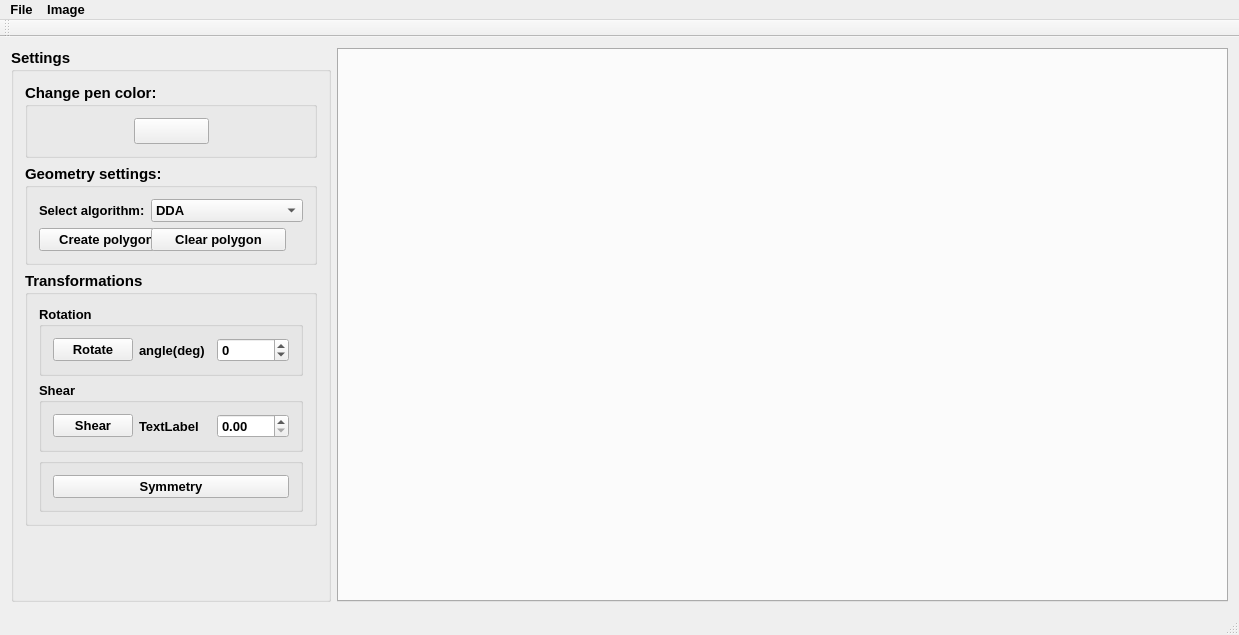
<?xml version="1.0" encoding="UTF-8"?>
<ui version="4.0">
 <class>ImageViewerClass</class>
 <widget class="QMainWindow" name="ImageViewerClass">
  <property name="geometry">
   <rect>
    <x>0</x>
    <y>0</y>
    <width>1239</width>
    <height>635</height>
   </rect>
  </property>
  <property name="font">
   <font>
    <family>Leelawadee UI</family>
    <pointsize>10</pointsize>
    <weight>75</weight>
    <bold>true</bold>
   </font>
  </property>
  <property name="windowTitle">
   <string>ImageViewer</string>
  </property>
  <widget class="QWidget" name="centralWidget">
   <layout class="QHBoxLayout" name="horizontalLayout">
    <item>
     <widget class="QGroupBox" name="groupBox_Setting">
      <property name="minimumSize">
       <size>
        <width>320</width>
        <height>0</height>
       </size>
      </property>
      <property name="maximumSize">
       <size>
        <width>320</width>
        <height>16777215</height>
       </size>
      </property>
      <property name="font">
       <font>
        <family>Leelawadee UI</family>
        <pointsize>11</pointsize>
        <weight>75</weight>
        <bold>true</bold>
       </font>
      </property>
      <property name="title">
       <string>Settings</string>
      </property>
      <layout class="QVBoxLayout" name="verticalLayout">
       <item>
        <widget class="QGroupBox" name="groupBox_ChangePenColor">
         <property name="title">
          <string>Change pen color:</string>
         </property>
         <property name="flat">
          <bool>false</bool>
         </property>
         <layout class="QHBoxLayout" name="horizontalLayout_2">
          <item>
           <spacer name="horizontalSpacer_2">
            <property name="orientation">
             <enum>Qt::Horizontal</enum>
            </property>
            <property name="sizeHint" stdset="0">
             <size>
              <width>40</width>
              <height>20</height>
             </size>
            </property>
           </spacer>
          </item>
          <item>
           <widget class="QPushButton" name="pushButton_ColorDialog">
            <property name="minimumSize">
             <size>
              <width>75</width>
              <height>0</height>
             </size>
            </property>
            <property name="maximumSize">
             <size>
              <width>75</width>
              <height>16777215</height>
             </size>
            </property>
            <property name="text">
             <string/>
            </property>
            <property name="checkable">
             <bool>false</bool>
            </property>
            <property name="checked">
             <bool>false</bool>
            </property>
            <property name="autoDefault">
             <bool>false</bool>
            </property>
            <property name="default">
             <bool>false</bool>
            </property>
            <property name="flat">
             <bool>false</bool>
            </property>
           </widget>
          </item>
          <item>
           <spacer name="horizontalSpacer">
            <property name="orientation">
             <enum>Qt::Horizontal</enum>
            </property>
            <property name="sizeHint" stdset="0">
             <size>
              <width>40</width>
              <height>20</height>
             </size>
            </property>
           </spacer>
          </item>
         </layout>
        </widget>
       </item>
       <item>
        <widget class="QGroupBox" name="groupBox_GeometrySettings">
         <property name="title">
          <string>Geometry settings:</string>
         </property>
         <layout class="QFormLayout" name="formLayout">
          <item row="0" column="0">
           <widget class="QLabel" name="label_SelectAlgorithm">
            <property name="font">
             <font>
              <family>Leelawadee UI</family>
              <pointsize>10</pointsize>
              <weight>75</weight>
              <bold>true</bold>
             </font>
            </property>
            <property name="text">
             <string>Select algorithm:</string>
            </property>
           </widget>
          </item>
          <item row="0" column="1">
           <widget class="QComboBox" name="comboBox_SelectAlgorithm">
            <property name="font">
             <font>
              <family>Leelawadee UI</family>
              <pointsize>10</pointsize>
              <weight>75</weight>
              <bold>true</bold>
             </font>
            </property>
            <item>
             <property name="text">
              <string>DDA</string>
             </property>
            </item>
            <item>
             <property name="text">
              <string>mr. Bresenham</string>
             </property>
            </item>
           </widget>
          </item>
          <item row="1" column="0">
           <widget class="QPushButton" name="pushButton_CreatePolygon">
            <property name="minimumSize">
             <size>
              <width>135</width>
              <height>0</height>
             </size>
            </property>
            <property name="maximumSize">
             <size>
              <width>135</width>
              <height>16777215</height>
             </size>
            </property>
            <property name="font">
             <font>
              <family>Leelawadee UI</family>
              <pointsize>10</pointsize>
              <weight>75</weight>
              <bold>true</bold>
             </font>
            </property>
            <property name="text">
             <string>Create polygon</string>
            </property>
           </widget>
          </item>
          <item row="1" column="1">
           <widget class="QPushButton" name="pushButton_ClearPolygon">
            <property name="minimumSize">
             <size>
              <width>135</width>
              <height>0</height>
             </size>
            </property>
            <property name="maximumSize">
             <size>
              <width>135</width>
              <height>16777215</height>
             </size>
            </property>
            <property name="font">
             <font>
              <family>Leelawadee UI</family>
              <pointsize>10</pointsize>
              <weight>75</weight>
              <bold>true</bold>
             </font>
            </property>
            <property name="text">
             <string>Clear polygon</string>
            </property>
           </widget>
          </item>
         </layout>
        </widget>
       </item>
       <item>
        <widget class="QGroupBox" name="groupBox_Transformations">
         <property name="title">
          <string>Transformations</string>
         </property>
         <layout class="QVBoxLayout" name="verticalLayout_2">
          <item>
           <widget class="QGroupBox" name="groupBox_Rotation">
            <property name="font">
             <font>
              <family>Leelawadee UI</family>
              <pointsize>10</pointsize>
              <weight>75</weight>
              <bold>true</bold>
             </font>
            </property>
            <property name="title">
             <string>Rotation</string>
            </property>
            <property name="flat">
             <bool>true</bool>
            </property>
            <layout class="QHBoxLayout" name="horizontalLayout_3">
             <item>
              <widget class="QPushButton" name="pushButton_Rotate">
               <property name="text">
                <string>Rotate</string>
               </property>
              </widget>
             </item>
             <item>
              <widget class="QLabel" name="label_Angle">
               <property name="text">
                <string>angle(deg)</string>
               </property>
              </widget>
             </item>
             <item>
              <widget class="QSpinBox" name="spinBox_Angle">
               <property name="minimum">
                <number>-360</number>
               </property>
               <property name="maximum">
                <number>360</number>
               </property>
              </widget>
             </item>
            </layout>
           </widget>
          </item>
          <item>
           <widget class="QGroupBox" name="groupBox_Shear">
            <property name="font">
             <font>
              <family>Leelawadee UI</family>
              <pointsize>10</pointsize>
              <weight>75</weight>
              <bold>true</bold>
             </font>
            </property>
            <property name="title">
             <string>Shear</string>
            </property>
            <property name="flat">
             <bool>true</bool>
            </property>
            <layout class="QHBoxLayout" name="horizontalLayout_5">
             <item>
              <widget class="QPushButton" name="pushButton_Shear">
               <property name="text">
                <string>Shear</string>
               </property>
              </widget>
             </item>
             <item>
              <widget class="QLabel" name="label_ShearFactor">
               <property name="text">
                <string>TextLabel</string>
               </property>
              </widget>
             </item>
             <item>
              <widget class="QDoubleSpinBox" name="doubleSpinBox_ShearFactor"/>
             </item>
            </layout>
           </widget>
          </item>
          <item>
           <widget class="QGroupBox" name="groupBox_Symmetry">
            <property name="title">
             <string/>
            </property>
            <property name="flat">
             <bool>true</bool>
            </property>
            <layout class="QVBoxLayout" name="verticalLayout_3">
             <item>
              <widget class="QPushButton" name="pushButton_Symmetry">
               <property name="font">
                <font>
                 <family>Leelawadee UI</family>
                 <pointsize>10</pointsize>
                 <weight>75</weight>
                 <bold>true</bold>
                </font>
               </property>
               <property name="text">
                <string>Symmetry</string>
               </property>
              </widget>
             </item>
            </layout>
           </widget>
          </item>
         </layout>
        </widget>
       </item>
       <item>
        <spacer name="verticalSpacer">
         <property name="orientation">
          <enum>Qt::Vertical</enum>
         </property>
         <property name="sizeHint" stdset="0">
          <size>
           <width>20</width>
           <height>40</height>
          </size>
         </property>
        </spacer>
       </item>
      </layout>
     </widget>
    </item>
    <item>
     <widget class="QTabWidget" name="tabWidget">
      <property name="documentMode">
       <bool>false</bool>
      </property>
      <property name="tabsClosable">
       <bool>true</bool>
      </property>
      <property name="movable">
       <bool>true</bool>
      </property>
     </widget>
    </item>
   </layout>
  </widget>
  <widget class="QMenuBar" name="menuBar">
   <property name="geometry">
    <rect>
     <x>0</x>
     <y>0</y>
     <width>1239</width>
     <height>23</height>
    </rect>
   </property>
   <widget class="QMenu" name="menuFile">
    <property name="title">
     <string>File</string>
    </property>
    <addaction name="actionNew"/>
    <addaction name="actionOpen"/>
    <addaction name="actionSave_as"/>
   </widget>
   <widget class="QMenu" name="menuImage">
    <property name="title">
     <string>Image</string>
    </property>
    <addaction name="actionRename"/>
    <addaction name="actionClear"/>
    <addaction name="actionSet_background_color"/>
   </widget>
   <addaction name="menuFile"/>
   <addaction name="menuImage"/>
  </widget>
  <widget class="QToolBar" name="mainToolBar">
   <attribute name="toolBarArea">
    <enum>TopToolBarArea</enum>
   </attribute>
   <attribute name="toolBarBreak">
    <bool>false</bool>
   </attribute>
  </widget>
  <widget class="QStatusBar" name="statusBar"/>
  <action name="actionNew">
   <property name="text">
    <string>New</string>
   </property>
  </action>
  <action name="actionOpen">
   <property name="text">
    <string>Open</string>
   </property>
  </action>
  <action name="actionSave_as">
   <property name="text">
    <string>Save as</string>
   </property>
  </action>
  <action name="actionRename">
   <property name="text">
    <string>Rename</string>
   </property>
  </action>
  <action name="actionClear">
   <property name="text">
    <string>Clear</string>
   </property>
  </action>
  <action name="actionSet_background_color">
   <property name="text">
    <string>Set background color</string>
   </property>
  </action>
 </widget>
 <layoutdefault spacing="6" margin="11"/>
 <resources>
  <include location="ImageViewer.qrc"/>
 </resources>
 <connections/>
</ui>
